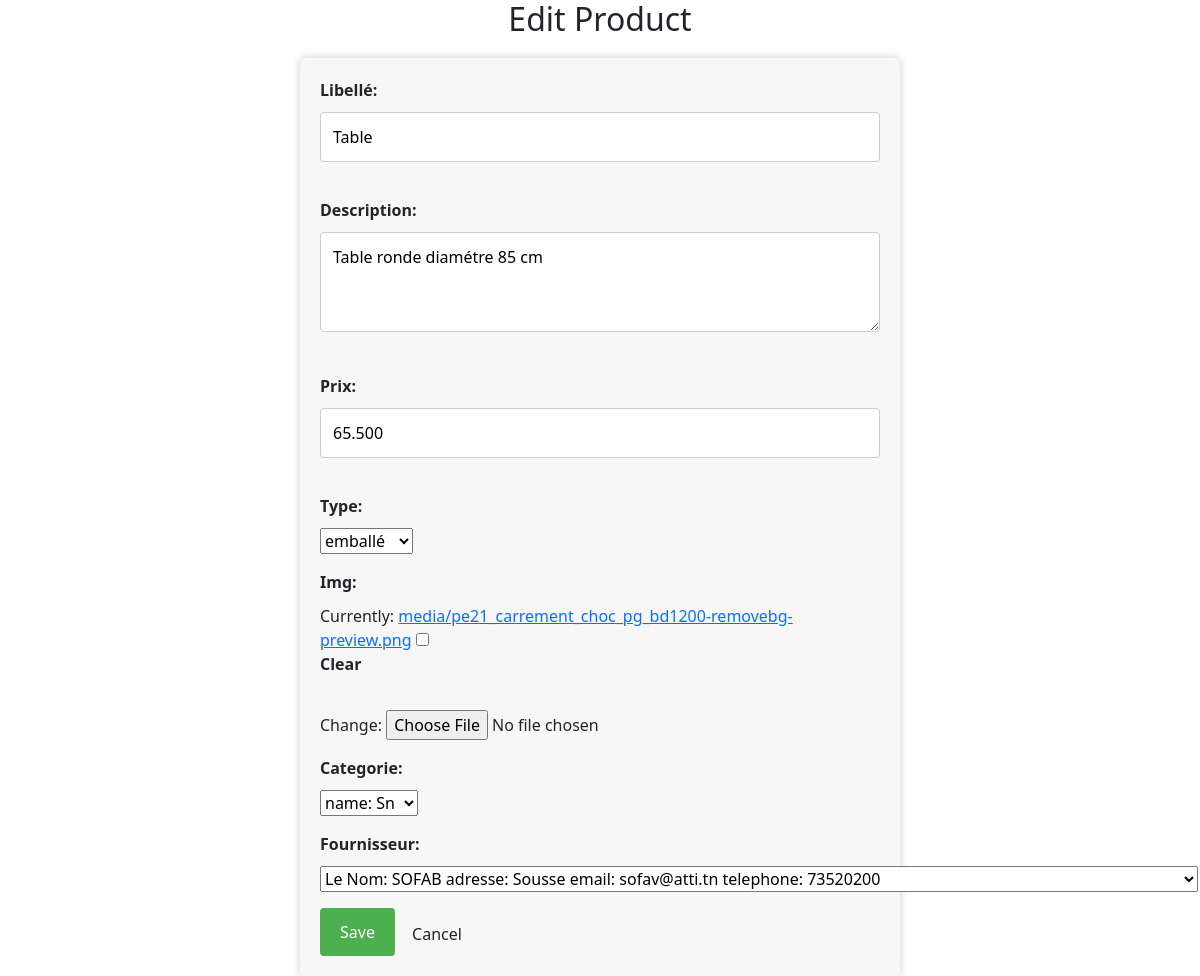
/magasin/produit/edit/3/, run on the app's committed database.
### magasin/models.py (models this page shows, shortened)
class Produit(models.Model):
    TYPE_CHOICES=[('em','emballé'),('fr','Frais'),('cs','Conserve')]
    libellé=models.CharField(max_length =100)
    description=models.TextField(default='Non définie')
    prix=models.DecimalField(max_digits=10,decimal_places=3,default=0)
    type=models.CharField(max_length=2,choices=TYPE_CHOICES,default='em')
    img=models.ImageField(blank=True,upload_to='media/')
    categorie=models.ForeignKey('Categorie',on_delete=models.CASCADE,null=True)
    fournisseur=models.ForeignKey('Fournisseur',on_delete=models.CASCADE,null=True)

### magasin/views.py (the view, shortened to what this page needs)
# urls.py: path('produit/edit/<int:id>/', views.EditProd, name='EditProd'),
def EditProd(request, id):
    post = get_object_or_404(Produit, id=id)
    if request.method == 'GET':
        context = {'form': ProduitForm(instance=post), 'id': id}
        return render(request,'magasin/produits/editProduits.html',context)

### magasin/forms.py
class ProduitForm(ModelForm):
    class Meta:
        model=Produit
        fields="__all__"

### magasin/models.py (called while the page is built)
    def __str__(self):
        return "name: "+self.name

    def __str__(self):
        return "Le Nom: "+f"{self.nom} adresse: {self.adresse} email: {self.email} telephone: {self.telephone}"

### magasin/templates/magasin/produits/editProduits.html (shortened to what this page needs)
{% extends 'base.html' %}
{% block content %}
<center><h2>{% if id %} Edit {% else %} New {% endif %}Product</h2></center>
<form method="post" enctype="multipart/form-data" novalidate>
	{{ form.as_p }}
	<input type="submit" value="Save" /> <a href="{% url 'Produit' %}" class="btn btn-default">Cancel</a>
</form>
{% endblock content %}

### magasin/templates/magasin/produits/editProduits.html (style rules this page uses)
form { max-width: 600px; margin: 0 auto; padding: 20px; background-color: #f7f7f7; border-radius: 5px; box-shadow: 0 0 10px rgba(0, 0, 0, 0.2); }
h2 { margin-bottom: 20px; }
input[type="submit"] { background-color: #4CAF50; color: white; padding: 12px 20px; border: none; border-radius: 4px; cursor: pointer; }
label { display: block; margin-bottom: 10px; font-weight: bold; }
input[type="text"], input[type="number"], textarea { width: 100%; padding: 12px; border: 1px solid #ccc; border-radius: 4px; box-sizing: border-box; margin-bottom: 20px; }
textarea { height: 100px; resize: vertical; }

### data on the page
Produit: libellé "Table", description "Table ronde diamétre 85 cm", prix "65.500", type "emballé", categorie "name: Sn", fournisseur "Le Nom: SOFAB adresse: Sousse email: sofav@atti.tn telephone: 73520200"
